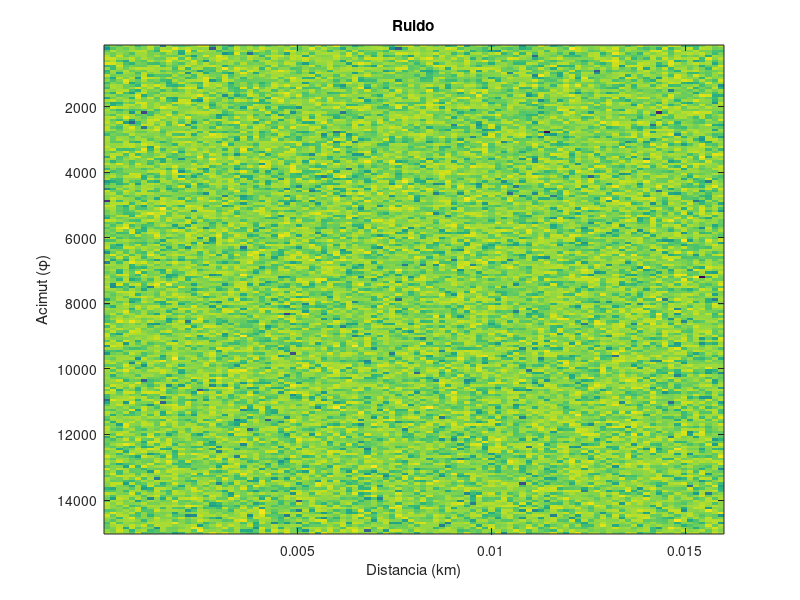
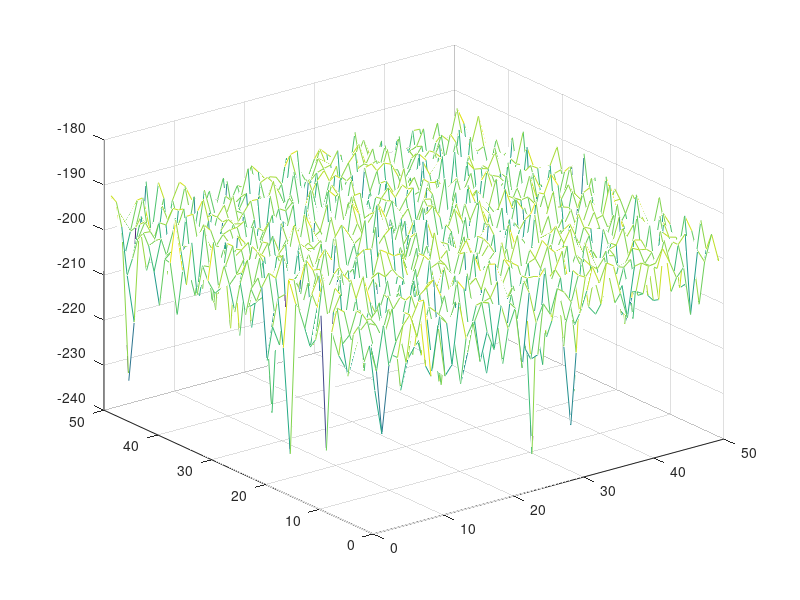
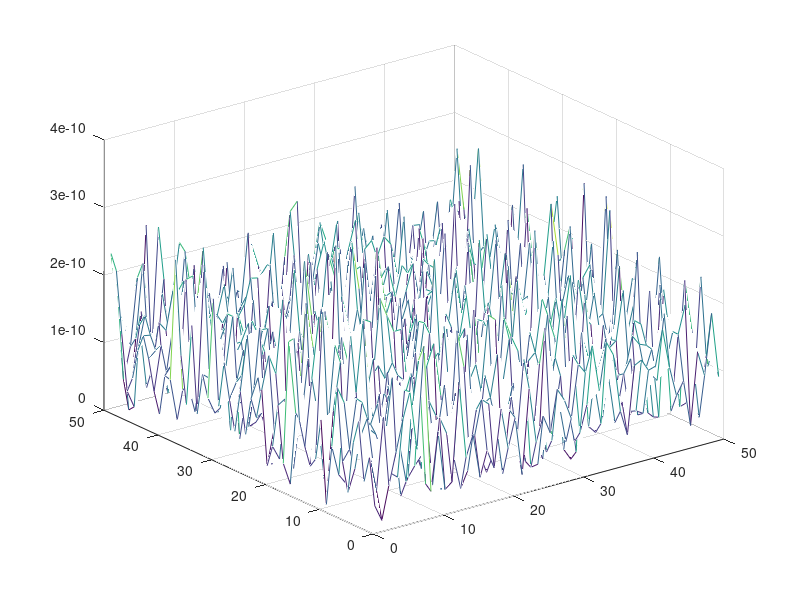

Here is the MATLAB script that generated these plots, in order: (Note: this script raises an error after producing the figures.)
clc;clear;close all;

%% PARAMETROS DEL RADAR
k=1.38054e-23;% (J/K)
T0=290; % K
c=3e8; %m/s velocidad de la luz
BW_senal=1e6;
ancho_haz=1.2; %grados
giro_antena=26; %rpm
PRF=1950;%Hz
Rango_max_matriz=30*1000; %m;
Cobertura_acimut= 120; %grados
f_portadora=2.5e9; %Hz
Fs=2.35; %dB Factor de ruido de la cadena receptora
lambda=c/f_portadora;
p_pico=1e3; %W
Ganancia_TX=30;         %dB

% APARTADO 1: RESOLUCION R

Resolucion_en_distancia = c/(2*BW_senal);

% BW_senal = 1/TAU

Resolucion_angular = ancho_haz;

% APARTADO 2: calcule el número de celdas de distancia, n_celdas_rango, 
% y acimut, n_celdas_acimut, para la cobertura angular especificada y una 
% distancia máxima de 30km, asumiendo que la frecuencia
% de muestreo es la mínima necesaria.

%     Los saltos entre celdas son de Resolucion_en_distancia[metros]
%     Por lo que usando la funcion ceil() podemos obtener el número entero
    n_celdas_rango  = ceil(Rango_max_matriz/Resolucion_en_distancia -1);
%   Separacion_azimut
     Separacion_filas = ((1/PRF)*giro_antena*360)/60;
    n_celdas_acimut = ceil(Cobertura_acimut/Resolucion_angular);
% APARTADO 3: Determine el tamaño de la celda de resolución del 
% sistema en m 2 a 5 y 15 km
%           Arco = Radio* ancho_haz*pi/180 * Resolucion_en_distancia [en radianes]
    
Area_arco_5_km  =  5000 *(ancho_haz*pi/180) *Resolucion_en_distancia;
Area_arco_15_km = 15000 *(ancho_haz*pi/180) *Resolucion_en_distancia;
%     Si tenemos cluter, la solucón NO es radiar con más potencia. Ya que
%     esta solucion es tipica si y solo si las perdidas provienene de la
%     cadena únicamente.
%     La solución suele ser trabajar en un mejor detector, para bajar el
%     clutter.

% APARTADO 4: Calcule la zona iluminada por el radar correspondiente a la muestra de la matriz situada en la
% columna 150 y en la fila 200.
    columna = 150;
    Distancia_a_columna = Resolucion_en_distancia * columna;
    Area_arco_columna  =  Distancia_a_columna *(ancho_haz*pi/180) *Resolucion_en_distancia;
% APARTADO 5: Calcule el número de pulsos que se reciben de un blanco en 
% una exploración. Este parámetro se denominará P.

    Tiempo_iluminacion = ancho_haz*60/(giro_antena*360);
    Numero_pulsos = PRF * Tiempo_iluminacion;
    

%                               SEGUNDA PARTE 

fs = 10^(Fs/10);
N0    = k*T0*fs;
ruido = sqrt(N0)*randn(n_celdas_rango,n_celdas_acimut) + 1i*sqrt(N0)*randn(n_celdas_rango,n_celdas_acimut);

eje_x = (1:n_celdas_rango)*Separacion_filas/1000;%eje distancias en km
eje_y = (1:n_celdas_acimut)*Resolucion_en_distancia;%eje acimut en grados
figure()

imagesc(eje_x,eje_y,20*log10(abs(ruido))); title('Ruido');
xlabel('Distancia (km)');
ylabel('Acimut (\phi)');

[X,Y]=meshgrid(1:50,1:50);

figure(); 
mesh(X,Y, transpose(20*log10(abs(ruido(1:50,1:50)))));

figure(); 
mesh(X,Y, transpose((abs(ruido(1:50,1:50)))));

datos = real(ruido(:));
figure(), histogram(datos,50);
[h,ejex]= hist(datos,50); %divide por 20 los intervalos.
ancho_barra = ejex(2)-ejex(1);
area = ancho_barra*sum(h);
pdf_est = h./area; %diferencia de fase
% histogram(ejex,pdf_est);

media_parte_real = mean(real(ruido(:)));
varianza_parte_real = var(real(ruido(:)));
[pdf_est, ejex] = pdf_estimada((abs(ruido(:))).^2, 50);
figure();plot(ejex,pdf_est);title('fdp de la intensidad')
media_total=mean(abs(ruido(:)).^2);
varianza_total=var(abs(ruido(:)).^2)

[pdf_est, ejex] = pdf_estimada(abs(ruido(:)), 50);
figure();plot(ejex,pdf_est);title('fdp de la amplitud')

%                               TERCERA PARTE 
%                              (ruido blanco)

% Blanco estacionario
SNR_estacionario=15; %dB
Er_estacionario=N0*10^(SNR_estacionario/10);
vector_blanco_estacionario=sqrt(2*Er_estacionario)*...
exp(1i*pi/5)*ones(Numero_pulsos,1);
R_blanco_estacionario=5e3; %m
Acimut_blanco_estacionario=10; %grados
columna_blanco_estacionario=ceil(R_blanco_estacionario/...
Resolucion_en_distancia)
fila_blanco_estacionario=ceil(Acimut_blanco_estacionario/...
Separacion_filas)
ruido_blancos=ruido;
if rem(Numero_pulsos,2)==0
 ruido_blancos((fila_blanco_estacionario-(Numero_pulsos/2)):...
(fila_blanco_estacionario+(Numero_pulsos/2)-1),...
columna_blanco_estacionario)=ruido_blancos((...
fila_blanco_estacionario-(Numero_pulsos/2)):...
(fila_blanco_estacionario+(Numero_pulsos/2)-1),...
columna_blanco_estacionario)+vector_blanco_estacionario;
else
 ruido_blancos((fila_blanco_estacionario-fix(Numero_pulsos/2))...
:(fila_blanco_estacionario+fix(Numero_pulsos/2)),...
columna_blanco_estacionario)=ruido_blancos((...
fila_blanco_estacionario-fix(Numero_pulsos/2)):...
(fila_blanco_estacionario+fix(Numero_pulsos/2)),...
columna_blanco_estacionario)+vector_blanco_estacionario;
end
figure(); imagesc(eje_x,eje_y,20*log10(abs(ruido_blancos)));
title('Blanco estacionario');





